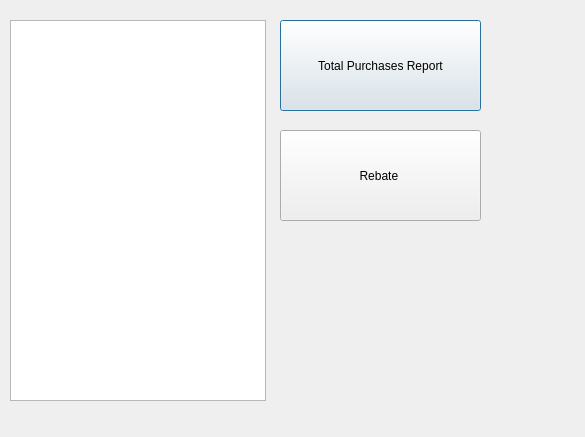
<?xml version="1.0" encoding="UTF-8"?>
<ui version="4.0">
 <class>MemReport</class>
 <widget class="QDialog" name="MemReport">
  <property name="geometry">
   <rect>
    <x>0</x>
    <y>0</y>
    <width>585</width>
    <height>437</height>
   </rect>
  </property>
  <property name="windowTitle">
   <string>Dialog</string>
  </property>
  <widget class="QPushButton" name="pushButton">
   <property name="geometry">
    <rect>
     <x>280</x>
     <y>20</y>
     <width>201</width>
     <height>91</height>
    </rect>
   </property>
   <property name="text">
    <string>Total Purchases Report</string>
   </property>
  </widget>
  <widget class="QPushButton" name="pushButton_2">
   <property name="geometry">
    <rect>
     <x>280</x>
     <y>130</y>
     <width>201</width>
     <height>91</height>
    </rect>
   </property>
   <property name="text">
    <string>Rebate </string>
   </property>
  </widget>
  <widget class="QGraphicsView" name="graphicsView">
   <property name="geometry">
    <rect>
     <x>10</x>
     <y>20</y>
     <width>256</width>
     <height>381</height>
    </rect>
   </property>
  </widget>
 </widget>
 <resources/>
 <connections/>
</ui>
